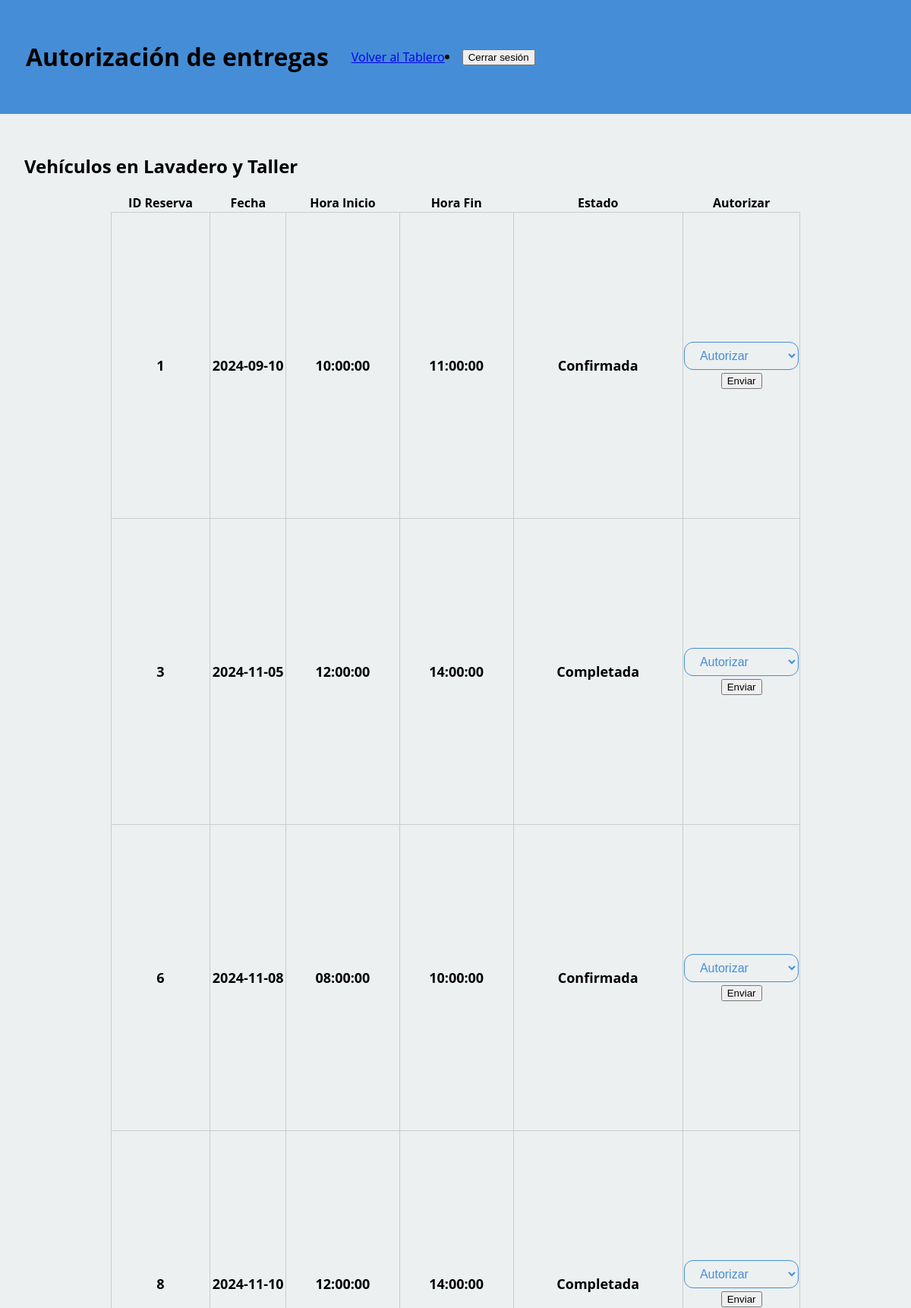
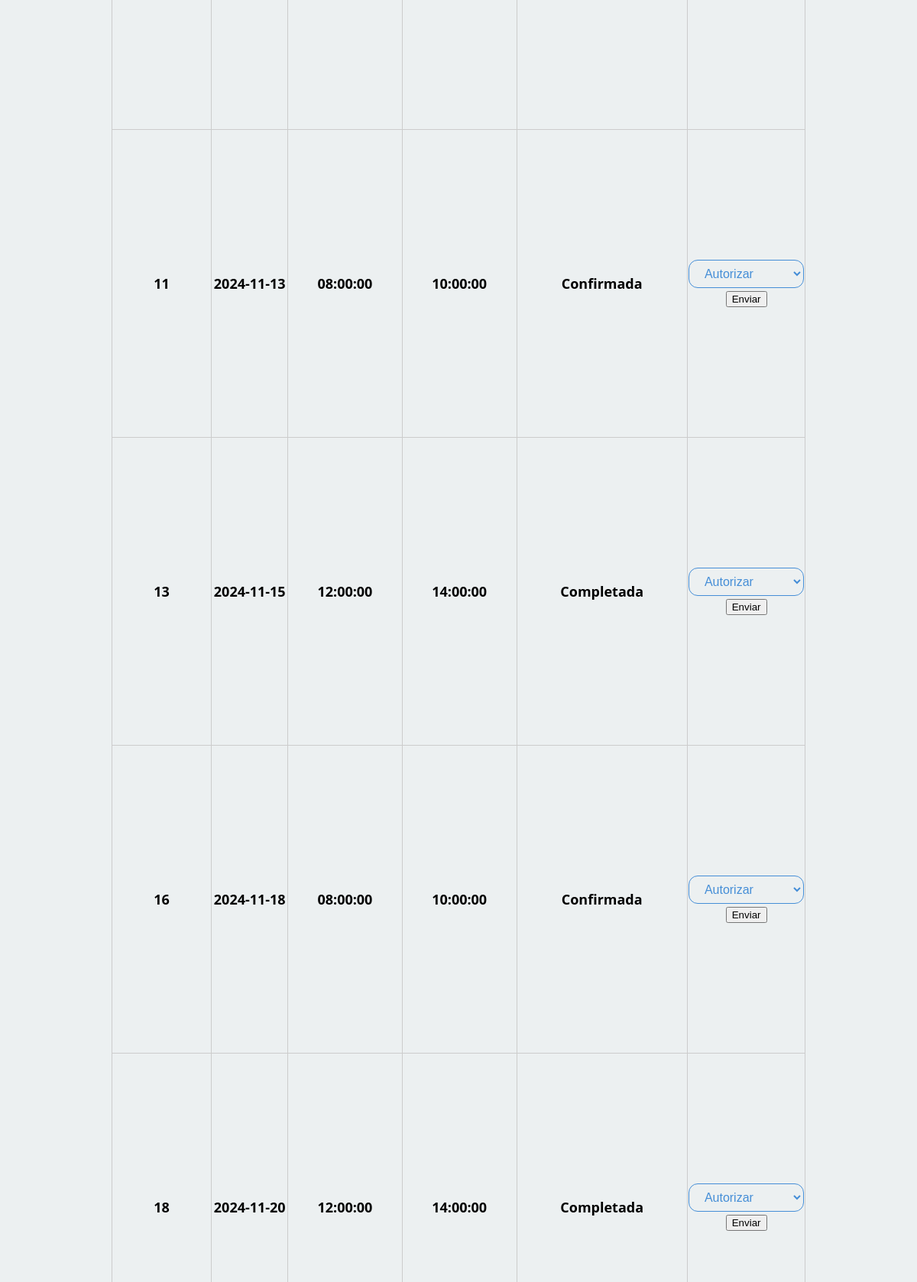
The page /pages/autorizacion.php (signed in, upper part) on the database its author committed (2 pictures, top to bottom).
### tables this page shows
CREATE TABLE RESERVA (
    ID_Reserva INT PRIMARY KEY AUTO_INCREMENT,
    Fecha DATE NOT NULL,
    Hora_Inicio TIME NOT NULL,
    Hora_Fin TIME NOT NULL CHECK (Hora_Fin > Hora_Inicio),
    Estado ENUM('Confirmada', 'Cancelada a tiempo', 'Cancelada tarde', 'Completada', 'No asiste') NOT NULL,
    Estado_Autorizacion ENUM('Autorizado', 'No Autorizado') DEFAULT 'No Autorizado',
    Matricula VARCHAR(10),
    FOREIGN KEY (Matricula) REFERENCES VEHICULO(Matricula)
);

### pages/autorizacion.php (the view, shortened to what this page needs)
<?php
$conexion = new mysqli('localhost', 'root', 'Santanna123_', 'proyecto');
$resultado = $conexion->query("SELECT * FROM RESERVA WHERE Estado IN ('Confirmada', 'Completada')");
?>
<!DOCTYPE html>
<html lang="es">
<head>
    <link rel="stylesheet" href="../css/style.css">
</head>
<body>
<header>
    <h1>Autorización de entregas</h1>
    <a href="tablero.php" class="boton-volver">Volver al Tablero</a>
    <?php if (isset($_SESSION['usuario'])): ?>
        <li class="user-menu">
            <a href="logout.php">
                <button id="logout-button">Cerrar sesión</button>
            </a>
        </li>
    <?php endif; ?>
</header>
<main>
    <h2>Vehículos en Lavadero y Taller</h2>
    <form method="post">
        <table>
            <tr>
                <th>ID Reserva</th>
                <th>Fecha</th>
                <th>Hora Inicio</th>
                <th>Hora Fin</th>
                <th>Estado</th>
                <th>Autorizar</th>
            </tr>
            <?php if ($resultado && $resultado->num_rows > 0): ?>
                <?php while ($reserva = $resultado->fetch_assoc()): ?>
                    <tr>
                        <td><?php echo $reserva['ID_Reserva']; ?></td>
                        <td><?php echo $reserva['Fecha']; ?></td>
                        <td><?php echo $reserva['Hora_Inicio']; ?></td>
                        <td><?php echo $reserva['Hora_Fin']; ?></td>
                        <td><?php echo $reserva['Estado']; ?></td>
                        <td>
                            <select name="estado_autorizacion">
                                <option value="Autorizado">Autorizar</option>
                            </select>
                            <button type="submit" name="autorizar">Enviar</button>
                        </td>
                    </tr>
                <?php endwhile; ?>
            <?php else: ?>
                <tr>
                    <td colspan="6">No hay vehículos en Lavadero o Taller.</td>
                </tr>
            <?php endif; ?>
        </table>
    </form>
</main>
</body>
</html>

### css/style.css (style rules this page uses)
:root { --primary-color: #458ed7; --secondary-color: #f3ed45; --background-color: #ecf0f1; --text-color: #000000; --black: #000000; --gray: #888; --border-radius: 12px; }
body { font-family: 'Open Sans', sans-serif; font-size: 16px; background: var(--background-color); color: var(--text-color); margin: 0; padding: 0; }
header { display: flex; align-items: center; padding: 2rem; background-color: var(--primary-color); }
h1 { text-align: left; margin-left: -30px; margin-right: 30px; display: flex; color: var(--text-color) }
select { width: 100%; max-width: 300px; padding: 0.5rem 1rem; border: 1px solid var(--primary-color); border-radius: var(--border-radius); background: var(--background-color); color: var(--primary-color); font-size: 1rem; transition: background 0.3s ease, border-color 0.3s ease; }
main { padding: 2rem; }
table { width: 100%; border-collapse: collapse; margin: 20px auto; }
td { width: 60px; height: 60px; border: 1px solid #ccc; text-align: center; font-size: 1rem; font-weight: bold; color: #000; transition: background-color 0.3s ease; }
table { width: 80%; margin: 20px auto; border-collapse: collapse; }
td { width: 40px; height: 400px; border: 1px solid #ccc; text-align: center; font-size: 18px; font-weight: bold; color: rgb(0, 0, 0); transition: background-color 0.3s; }
@media (min-width: 1024px) { header { padding: 2rem 4rem; } }
@media (min-width: 1024px) { h1 { font-size: 2rem; } }

### rows shown on the page
reserva: ID_Reserva "1", Fecha "2024-09-10", Hora_Inicio "10:00:00", Hora_Fin "11:00:00", Estado "Confirmada"
reserva: ID_Reserva "3", Fecha "2024-11-05", Hora_Inicio "12:00:00", Hora_Fin "14:00:00", Estado "Completada"
reserva: ID_Reserva "6", Fecha "2024-11-08", Hora_Inicio "08:00:00", Hora_Fin "10:00:00", Estado "Confirmada"
reserva: ID_Reserva "8", Fecha "2024-11-10", Hora_Inicio "12:00:00", Hora_Fin "14:00:00", Estado "Completada"
reserva: ID_Reserva "11", Fecha "2024-11-13", Hora_Inicio "08:00:00", Hora_Fin "10:00:00", Estado "Confirmada"
reserva: ID_Reserva "13", Fecha "2024-11-15", Hora_Inicio "12:00:00", Hora_Fin "14:00:00", Estado "Completada"
reserva: ID_Reserva "16", Fecha "2024-11-18", Hora_Inicio "08:00:00", Hora_Fin "10:00:00", Estado "Confirmada"
reserva: ID_Reserva "18", Fecha "2024-11-20", Hora_Inicio "12:00:00", Hora_Fin "14:00:00", Estado "Completada"
